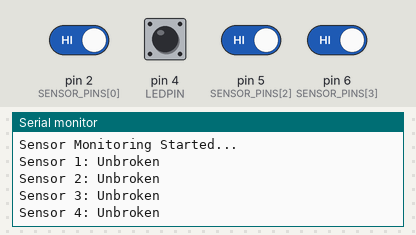
A sketch run on a simulated Arduino Uno, built with avr-gcc and run on an emulated ATmega328P. Parts: the last lines printed to the serial monitor. Inputs (shaded band) come from the test bench; at power-on: pin 2 (SENSOR_PINS[0]), pin 4 (LEDPIN), pin 5 (SENSOR_PINS[2]), pin 6 (SENSOR_PINS[3]) HIGH.

Above: at 1.2 s.
1.3 s: pin 2 (SENSOR_PINS[0]) driven LOW
At 2.2 s:
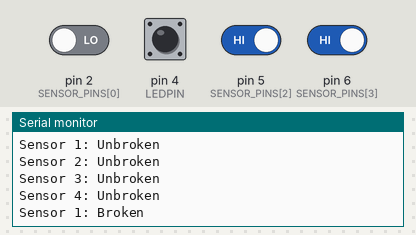
2.8 s: pin 4 (LEDPIN) pulled LOW for 0.15 s
At 4.0 s:
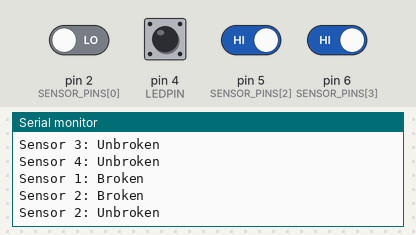
4.4 s: pin 5 (SENSOR_PINS[2]) driven LOW
At 5.6 s:
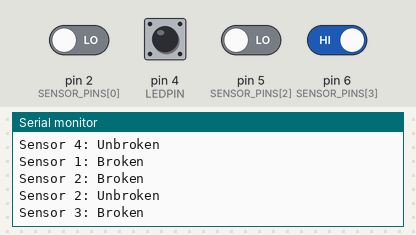
5.9 s: pin 6 (SENSOR_PINS[3]) driven LOW
At 6.9 s:
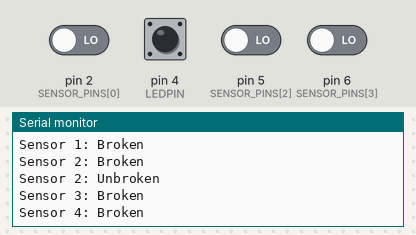
Timing chart, 0 to 8.4 s (numbered marks = the images above; inputs shaded):
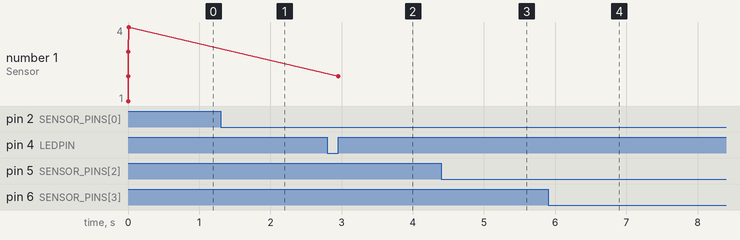

Measured:
- after the input at 1.3 s, the serial monitor: prints a new line at once (image 1)
- after the input at 2.8 s, the serial monitor: prints a new line at once (image 2)
- after the input at 4.4 s, the serial monitor: prints a new line at once (image 3)
- after the input at 5.9 s, the serial monitor: prints a new line at once (image 4)

The sketch:

IR_Break_Beam_Sensor_code.ino
```cpp
#define LEDPIN 4  // LED indicator

// Define sensor pins in an array
const int SENSOR_PINS[] = {2, 4, 5, 6};
const int NUM_SENSORS = sizeof(SENSOR_PINS) / sizeof(SENSOR_PINS[0]);
int count = 0;

// Variables to track sensor states
int sensorStates[NUM_SENSORS] = {0};
int lastStates[NUM_SENSORS] = {0};

void setup() {
  pinMode(LEDPIN, OUTPUT);  // LED as output

  // Initialize sensor pins as inputs with internal pull-ups
  for (int i = 0; i < NUM_SENSORS; i++) {
    pinMode(SENSOR_PINS[i], INPUT_PULLUP);
  }

  Serial.begin(115200);
  Serial.println("Sensor Monitoring Started...");
}

void loop() {
  bool anySensorBroken = false;

  for (int i = 0; i < NUM_SENSORS; i++) {
    sensorStates[i] = digitalRead(SENSOR_PINS[i]);

    if (sensorStates[i] != lastStates[i]) {  // Detect state change
      Serial.print("\nSensor ");
      Serial.print(i + 1);
      Serial.print(": ");
      Serial.println(sensorStates[i] ? "Unbroken" : "Broken");

      if (!sensorStates[i]) {
        anySensorBroken = true;  // If any sensor is broken, set flag

      }
    }
    if(anySensorBroken)
      count++;
    lastStates[i] = sensorStates[i];  // Update last state
  }


}
```
